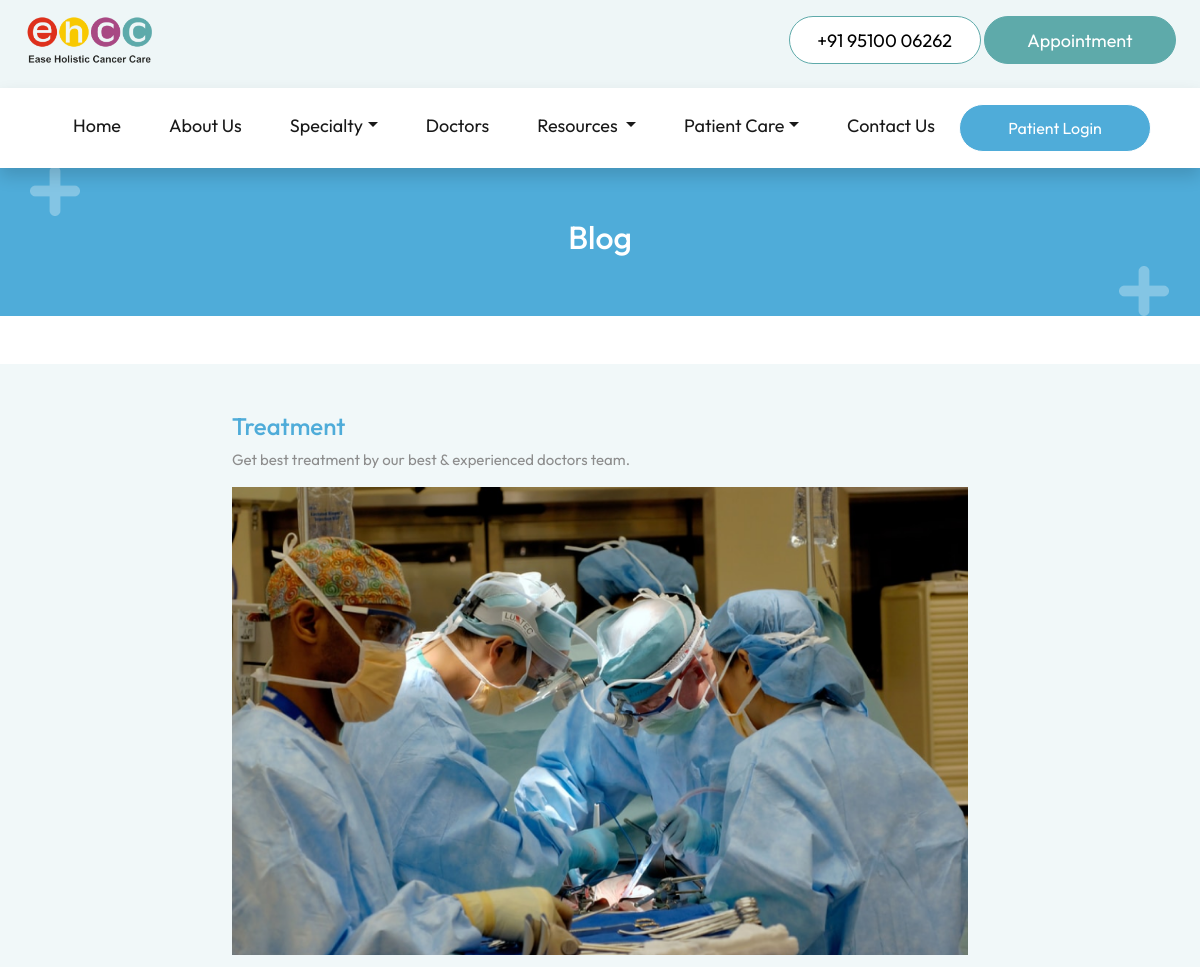
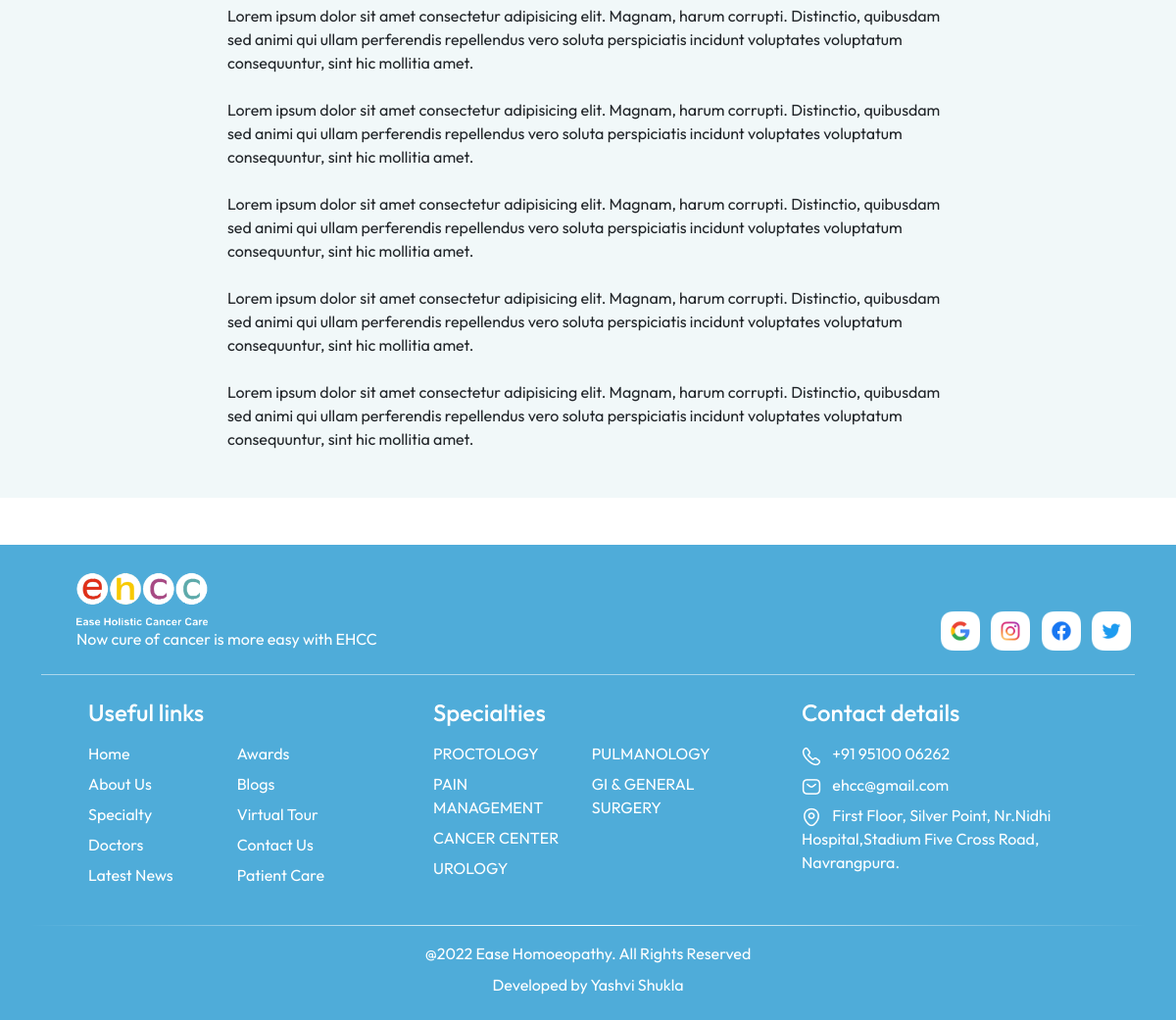
The app's page /blog/2/ with its own data (2 pictures, top to bottom).
### tables this page shows
CREATE TABLE "blogs" (
	"image"	TEXT,
	"title"	TEXT,
	"description"	TEXT
, "id"	INTEGER, "content"	TEXT);

CREATE TABLE "social_links" (
	"social_name"	TEXT,
	"social_link"	TEXT
);

CREATE TABLE "specialty" (
	"id"	INTEGER,
	"name"	TEXT,
	"description"	TEXT
, "illustration"	TEXT);

### flask_app.py (the view)
@app.route('/blog/<string:id>/')
def blog(id):
    database_connection = sqlite3.connect(database_location)
    database_cursor = database_connection.cursor()
    data = database_cursor.execute("SELECT * FROM blogs WHERE id=?", (id,))
    data = data.fetchone()
    if data is None:
        database_connection.commit()
        database_connection.close()
        return redirect(url_for('index'))
    data = list(data)
    data[4] = data[4].replace("\r","")
    data[4] = data[4].split('\n')
    return render_template('blog.html', data=data,social_links=social_links, navbar_specialties=navbar_specialties, navbar_diseases=navbar_diseases)

### templates/blog.html (shortened to what this page needs)
<!DOCTYPE html>
<html lang="en">
<head>
    <link href="https://cdn.jsdelivr.net/npm/bootstrap@5.2.0/dist/css/bootstrap.min.css" rel="stylesheet"
>
    <link rel="stylesheet" href="../../static/stylesheets/common.css">
    <link rel="stylesheet" href="../../static/stylesheets/blogs.css">
</head>
<body>
    {% include 'navbar.html' %}
    <header>
        <div class="container h-100 mt-3">
            <div class="row h-100 align-items-center">
                <h2 class="text-center text-white">
                    Blog
                </h2>
            </div>
        </div>
    </header>
    <section class="my-5">
        <div class="blogs_container">
            <div class="container py-5">
                <div class="row justify-content-center">
                    <div class="col-lg-8">
                        <h4>
                            {{data[1]}}
                        </h4>
                        <p>
                            {{data[2]}}
                        </p>
                        <img src="{{data[0]}}" class="w-100 mb-3" alt="">
                        {% for content in data[4] %}
                        {{content}}
                        <br>
                        {% endfor %}
                    </div>
                </div>
            </div>
        </div>
    </section>
    {% include 'footer.html' %}
</body>
</html>

### templates/footer.html (shortened to what this page needs)
<div class="footer">
    <div class="container">
        <div class="row align-items-end">
            <div class="col-md-8 px-md-5 mt-4 mb-3">
                <img src="../../static/images/logo/footer_logo.png" alt="Hospital logo" height="60" />
                <p class="text-white mb-0">
                    Now cure of cancer is more easy with EHCC
                </p>
            </div>
            <div class="col-md-4 pt-4 mb-3 text-md-end">
                {% for social in social_links %}
                <a href="{{social[1]}}">
                    <img src="../../static/images/logo/{{social[0]}}_icon.png" alt="{{social[0]}} logo"
                        class="img-fluid mx-1" style="height: 40px; width: auto;" />
                </a>
                {% endfor %}
            </div>
        </div>
        <div class="footer_line mt-2"></div>
        <div class="row text-white pt-4 ps-md-5 footer_links align-items-start">
            <div class="col-md-4 col-sm-6 mb-4">
                <h4 class="mb-3">Useful links</h4>
                <div class="row">
                    <div class="col-xl-5 col-sm-12 col-6">
                        <a href="/">
                            <p>Home</p>
                        </a>
                        <a href="/about/">
                            <p>About Us</p>
                        </a>
                        <a href="/specialty/">
                            <p>Specialty</p>
                        </a>
                        <a href="/doctors/">
                            <p>Doctors</p>
                        </a>
                        <a href="/news/">
                            <p>Latest News</p>
                        </a>
                    </div>
                    <div class="col-xl-5 col-sm-12 col-6">
                        <a href="/awards/">
                            <p>Awards</p>
                        </a>
                        <a href="/blogs/">
                            <p>Blogs</p>
                        </a>
                        <a href="/virtualTour/">
                            <p>Virtual Tour</p>
                        </a>
                        <a href="/contact/">
                            <p>Contact Us</p>
                        </a>
                        <a href="#">
                            <p>Patient Care</p>
                        </a>
                    </div>
                </div>
            </div>
            <div class="col-md-4 col-sm-6 mb-4 g-md-0">
                <h4 class="mb-3">
                    <a href="/specialty/">
                        Specialties
                    </a>
                </h4>
                <div class="row">
                    <div class="col-xl-5 col-sm-12 col-6">
                        {% for i in range (0,navbar_specialties|length) %}
                        <a href="/diseases/{{navbar_specialties[i][0]}}/">
                            <p>
                                {{ navbar_specialties[i][1] }}
                            </p>
                        </a>
                        {% endfor %}
                    </div>
                    {% if navbar_specialties|length > 4 %}
                    <div class="col-xl-5 col-sm-12 col-6">
                        {% for i in range (4,navbar_specialties|length) %}
                        <a href="/diseases/{{navbar_specialties[i][0]}}/">
                            <p>
                                {{ navbar_specialties[i][1] }}
                            </p>
                        </a>
                        {% endfor %}
                    </div>
                    {% endif %}
                </div>
            </div>
            <div class="col-md-4 col-sm-12">
                <h4 class="mb-3">Contact details</h4>
                <p>
                    <a href="tel:919510006262">
                        <img src="../../static/images/logo/footercall_icon.png" alt="call logo" />
                        <span class="ps-2">+91 95100 06262</span>
                    </a>
                </p>
                <p>
                    <a href="mailto:ehcc@gmail.com">
                        <img src="../../static/images/logo/mail_icon.png" alt="mail icon" />
                        <span class="ps-2">ehcc@gmail.com</span>
                    </a>
                </p>
                <p>
                    <a href="https://goo.gl/maps/SUXSNEnxhgQroknp9" target="_blank">
                        <img src="../../static/images/logo/location_icon.png" alt="location icon" />
                        <span class="ps-2">
                            First Floor, Silver Point, Nr.Nidhi Hospital,Stadium Five Cross Road, Navrangpura.
                        </span>
                    </a>
                </p>
            </div>
        </div>
        <div class="row my-2">
            <div class="footer_line_2"></div>
        </div>
        <div class="row text-white">
            <div class="py-2 text-center">
                @2022 Ease Homoeopathy. All Rights Reserved
            </div>
            <div class="text-center">
                Developed by <a href="" class="footer_credit">Yashvi Shukla</a></br></br>
            </div>
        </div>
    </div>
</div>

### static/stylesheets/common.css (style rules this page uses)
html, body { overflow-x: hidden; }
body { margin-top: 150px; }
* { margin: 0; padding: 0; box-sizing: border-box; font-family: "Outfit", sans-serif; }
:root { --nav-color: #EEF6F7; --primary-color: #5eaaaa; --heading-color: #4facd9; --section-background-color: #cae6f4; --contact-background-color: #284f4f; }
a { color: unset; text-decoration: none; cursor: pointer; }
.footer { background-color: var(--heading-color); }
.footer_line { height: 1px; background-color: rgba(255, 255, 255, 0.521); }
.footer_line_2 { height: 1px; background: linear-gradient(to right, rgba(40, 79, 79, 0) 0%, white 50%, rgba(40, 79, 79, 0) 100%); }
.footer_credit { text-decoration: none; color: white; }
.footer_links p { margin-bottom: 7px !important; cursor: pointer; }

### static/stylesheets/blogs.css (style rules this page uses)
header { background: url(../images/elements/header_title.png) no-repeat; height: 150px; width: 100%; background-size: cover; background-position: center; }
.blogs_container { background-color: #f1f8f9; }
.blogs_container h4 { color: #4facd9; }
.blogs_container p { font-size: 15px; color: #8d8d8d; }

### records on screen
blogs: title "Treatment", description "Get best treatment by our best & experienced doctors team.", image (picture)
social_links: social_name (picture)
social_links: social_name (picture)
social_links: social_name (picture)
social_links: social_name (picture)
specialty: name "PROCTOLOGY"
specialty: name "PAIN MANAGEMENT"
specialty: name "CANCER CENTER"
specialty: name "UROLOGY"
specialty: name "PULMANOLOGY"
specialty: name "GI & GENERAL SURGERY"
